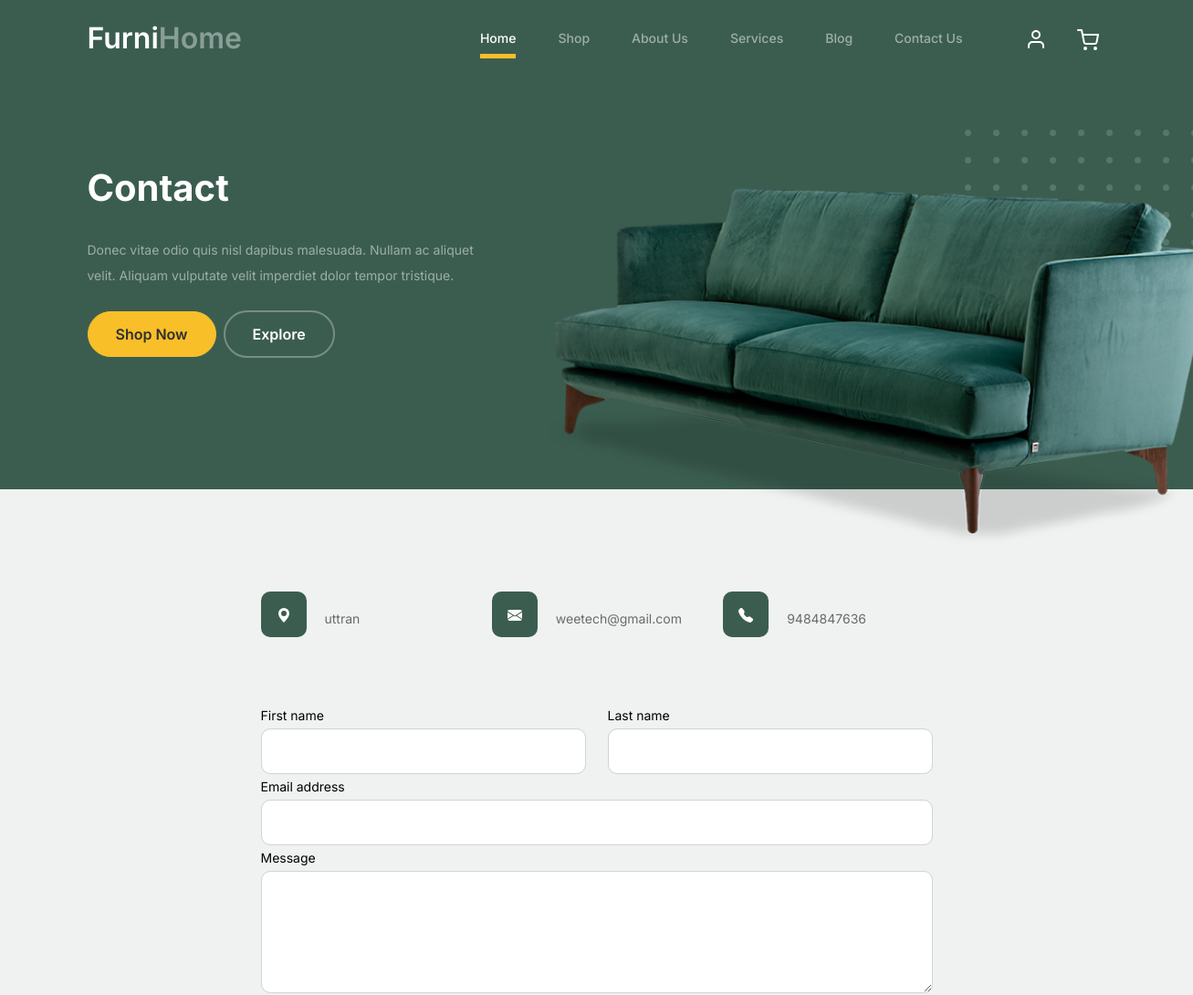
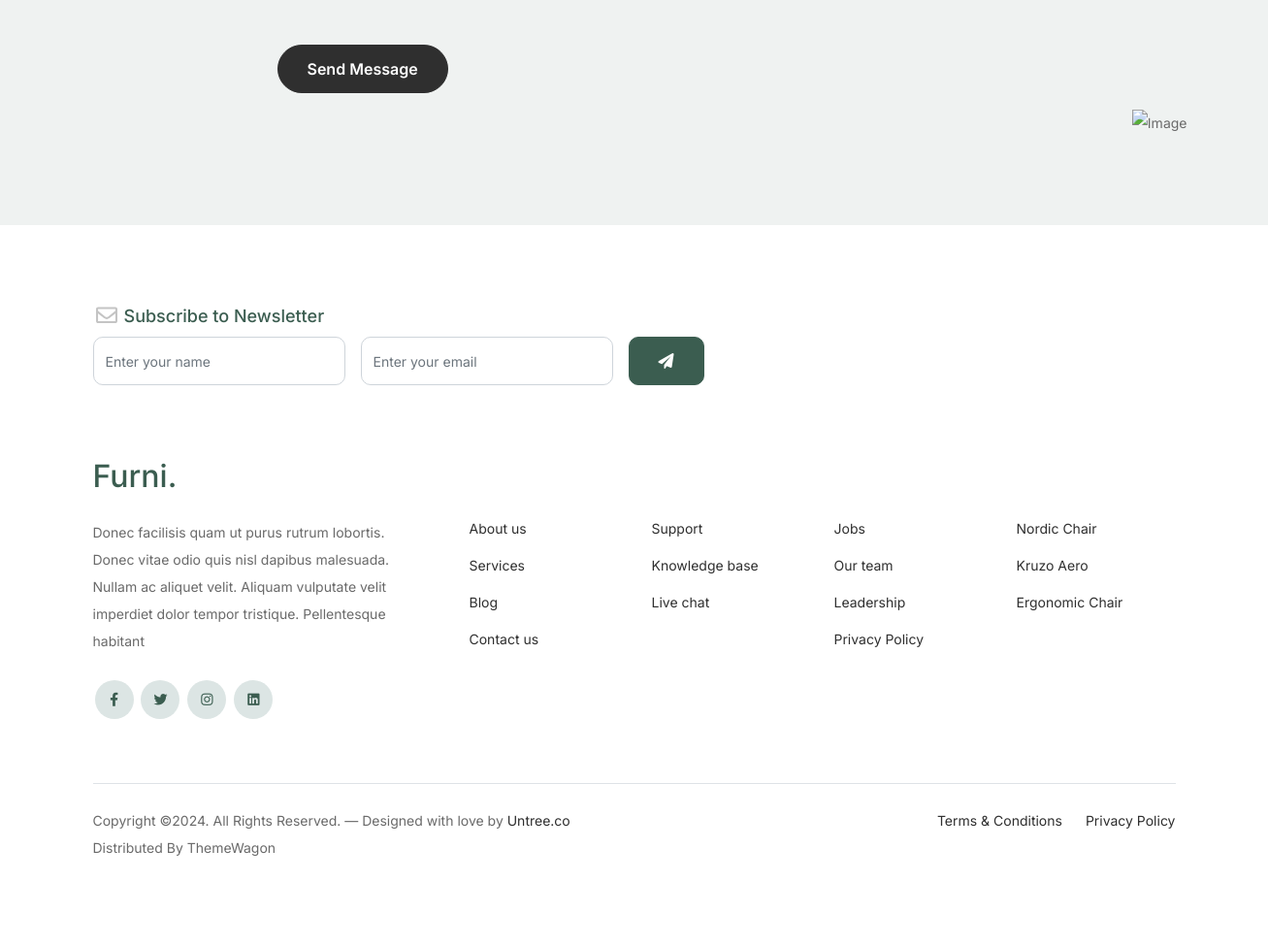
Page /contact/ on the committed database (2 pictures, top to bottom).
### furnitureapp/models.py (models this page shows, shortened)
class Menu(models.Model):
    image = models.ImageField(upload_to='Menu/')

class Contact(models.Model):
    address = models.TextField()
    email = models.EmailField()
    phn = models.CharField(max_length=30)

### furnitureapp/views.py (the view)
# urls.py: path('contact/', views.contact, name='contact'),
def contact(request):
    menu = Menu.objects.all()
    contacts = Contact.objects.first()
    return render(request, 'contact.html', context={
        'menu': menu,
        'contacts': contacts
    })

### templates/contact.html (shortened to what this page needs)
{% extends 'Base/base.html' %}
{% block start %}
<div class="hero">
    <div class="container">
        <div class="row justify-content-between">
            <div class="col-lg-5">
                <div class="intro-excerpt">
                    <h1>Contact</h1>
                    <p class="mb-4">Donec vitae odio quis nisl dapibus malesuada. Nullam ac aliquet velit. Aliquam vulputate velit imperdiet dolor tempor tristique.</p>
                    <p><a href="" class="btn btn-secondary me-2">Shop Now</a><a href="#" class="btn btn-white-outline">Explore</a></p>
                </div>
            </div>
            {% for i in menu %}
            <div class="col-lg-7">
                <div class="hero-img-wrap">
                    <img src="{{i.image.url}}" class="img-fluid">
                </div>
            </div>
            {% endfor %}
        </div>
    </div>
</div>
<div class="untree_co-section">
    <div class="container">
        <div class="block">
            <div class="row justify-content-center">
                <div class="col-md-8 col-lg-8 pb-4">
                    <div class="row mb-5">
                        <div class="col-lg-4">
                            <div class="service no-shadow align-items-center link horizontal d-flex active" data-aos="fade-left" data-aos-delay="0">
                                <div class="service-icon color-1 mb-4">
                                    <svg xmlns="http://www.w3.org/2000/svg" width="16" height="16" fill="currentColor" class="bi bi-geo-alt-fill" viewBox="0 0 16 16">
                                        <path d="M8 16s6-5.686 6-10A6 6 0 0 0 2 6c0 4.314 6 10 6 10zm0-7a3 3 0 1 1 0-6 3 3 0 0 1 0 6z"/>
                                    </svg>
                                </div>
                                <div class="service-contents">
                                    <p>{{ contacts.address }}</p>
                                </div>
                            </div>
                        </div>
                        <div class="col-lg-4">
                            <div class="service no-shadow align-items-center link horizontal d-flex active" data-aos="fade-left" data-aos-delay="0">
                                <div class="service-icon color-1 mb-4">
                                </div>
                                <div class="service-contents">
                                    <p>{{ contacts.email }}</p>
                                </div>
                            </div>
                        </div>
                        <div class="col-lg-4">
                            <div class="service no-shadow align-items-center link horizontal d-flex active" data-aos="fade-left" data-aos-delay="0">
                                <div class="service-icon color-1 mb-4">
                                </div>
                                <div class="service-contents">
                                    <p>{{ contacts.phn }}</p>
                                </div>
                            </div>
                        </div>
                    </div>
              <form>
                <div class="row">
                  <div class="col-6">
                    <div class="form-group">
                      <label class="text-black" for="fname">First name</label>
                      <input type="text" class="form-control" id="fname">
                    </div>
                  </div>
                  <div class="col-6">
                    <div class="form-group">
                      <label class="text-black" for="lname">Last name</label>
                      <input type="text" class="form-control" id="lname">
                    </div>
                  </div>
                </div>
                <div class="form-group">
                  <label class="text-black" for="email">Email address</label>
                  <input type="email" class="form-control" id="email">
                </div>
                <div class="form-group mb-5">
                  <label class="text-black" for="message">Message</label>
                  <textarea name="" class="form-control" id="message" cols="30" rows="5"></textarea>
                </div>
                <button type="submit" class="btn btn-primary-hover-outline">Send Message</button>
              </form>
            </div>
          </div>
        </div>
      </div>
    </div>
{% endblock %}

### static/css/style.css (style rules this page uses)
body { overflow-x: hidden; position: relative; }
body { font-family: "Inter", sans-serif; font-weight: 400; line-height: 28px; color: #6a6a6a; font-size: 14px; background-color: #eff2f1; }
a { text-decoration: none; -webkit-transition: .3s all ease; -o-transition: .3s all ease; transition: .3s all ease; color: #2f2f2f; text-decoration: underline; }
.hero { background: #3b5d50; padding: calc(4rem - 30px) 0 0rem 0; }
@media (min-width: 768px) { .hero { padding: calc(4rem - 30px) 0 4rem 0; } }
@media (min-width: 992px) { .hero { padding: calc(8rem - 30px) 0 8rem 0; } }
.hero .intro-excerpt { position: relative; z-index: 4; }
@media (min-width: 992px) { .hero .intro-excerpt { max-width: 450px; } }
.hero h1 { font-weight: 700; color: #ffffff; margin-bottom: 30px; }
.hero p { color: rgba(255, 255, 255, 0.5); margin-botom: 30px; }
.hero .hero-img-wrap { position: relative; }
.hero .hero-img-wrap img { position: relative; top: 0px; right: 0px; z-index: 2; max-width: 780px; left: -20px; }
@media (min-width: 768px) { .hero .hero-img-wrap img { right: 0px; left: -100px; } }
@media (min-width: 992px) { .hero .hero-img-wrap img { left: 0px; top: -80px; position: absolute; right: -50px; } }
@media (min-width: 1200px) { .hero .hero-img-wrap img { left: 0px; top: -80px; right: -100px; } }
.hero .hero-img-wrap:after { content: ""; position: absolute; width: 255px; height: 217px; background-image: url("../images/dots-light.svg"); background-size: contain; background-repeat: no-repeat; right: -100px; top: -0px; }
@media (min-width: 1200px) { .hero .hero-img-wrap:after { top: -40px; } }
.btn { font-weight: 600; padding: 12px 30px; border-radius: 30px; color: #ffffff; background: #2f2f2f; border-color: #2f2f2f; }
.btn.btn-secondary { color: #2f2f2f; background: #f9bf29; border-color: #f9bf29; }
.btn.btn-white-outline { background: transparent; border-width: 2px; border-color: rgba(255, 255, 255, 0.3); }
.untree_co-section { padding: 7rem 0; }
.form-control { height: 50px; border-radius: 10px; font-family: "Inter", sans-serif; }
.service { line-height: 1.5; }
.service .service-icon { border-radius: 10px; -webkit-box-flex: 0; -ms-flex: 0 0 50px; flex: 0 0 50px; height: 50px; line-height: 50px; text-align: center; background: #3b5d50; margin-right: 20px; color: #ffffff; }
textarea { height: auto !important; }
.btn { margin-right: 5px; }

### rows in the picture
Menu: image (picture)
Contact: address "uttran", email "weetech@gmail.com", phn "9484847636"
